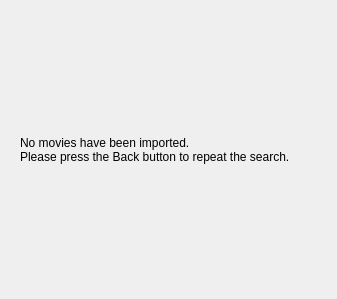
<ui version="4.0" >
 <class>MvdwImportFinalPage</class>
 <widget class="QWidget" name="MvdwImportFinalPage" >
  <property name="geometry" >
   <rect>
    <x>0</x>
    <y>0</y>
    <width>337</width>
    <height>299</height>
   </rect>
  </property>
  <property name="windowTitle" >
   <string>Form</string>
  </property>
  <layout class="QGridLayout" >
   <item row="0" column="0" >
    <widget class="QStackedWidget" name="stack" >
     <property name="currentIndex" >
      <number>0</number>
     </property>
     <widget class="QWidget" name="noResultsPage" >
      <layout class="QGridLayout" >
       <item row="0" column="0" >
        <spacer>
         <property name="orientation" >
          <enum>Qt::Vertical</enum>
         </property>
         <property name="sizeHint" >
          <size>
           <width>20</width>
           <height>40</height>
          </size>
         </property>
        </spacer>
       </item>
       <item row="1" column="0" >
        <widget class="QLabel" name="noResultsLabel" >
         <property name="text" >
          <string>No movies have been imported.
Please press the Back button to repeat the search.</string>
         </property>
         <property name="wordWrap" >
          <bool>true</bool>
         </property>
        </widget>
       </item>
       <item row="2" column="0" >
        <spacer>
         <property name="orientation" >
          <enum>Qt::Vertical</enum>
         </property>
         <property name="sizeHint" >
          <size>
           <width>20</width>
           <height>40</height>
          </size>
         </property>
        </spacer>
       </item>
      </layout>
     </widget>
     <widget class="QWidget" name="resultsPage" >
      <layout class="QGridLayout" >
       <item row="0" column="0" colspan="3" >
        <widget class="QLabel" name="currentResultLabel" >
         <property name="text" >
          <string>&lt;html>&lt;head>&lt;meta name="qrichtext" content="1" />&lt;style type="text/css">
p, li { white-space: pre-wrap; }
&lt;/style>&lt;/head>&lt;body style=" font-family:'Sans Serif'; font-size:9pt; font-weight:400; font-style:normal;">
&lt;p style=" margin-top:0px; margin-bottom:0px; margin-left:0px; margin-right:0px; -qt-block-indent:0; text-indent:0px;">&lt;span style=" font-weight:600;">Now showing:&lt;/span>&lt;/p>&lt;/body>&lt;/html></string>
         </property>
        </widget>
       </item>
       <item row="2" column="0" colspan="2" >
        <widget class="QCheckBox" name="importResult" >
         <property name="text" >
          <string>Import this movie</string>
         </property>
         <property name="checked" >
          <bool>true</bool>
         </property>
        </widget>
       </item>
       <item row="3" column="0" colspan="3" >
        <widget class="QFrame" name="resultContainer" >
         <property name="sizePolicy" >
          <sizepolicy vsizetype="Expanding" hsizetype="Expanding" >
           <horstretch>0</horstretch>
           <verstretch>0</verstretch>
          </sizepolicy>
         </property>
         <property name="frameShape" >
          <enum>QFrame::StyledPanel</enum>
         </property>
         <property name="frameShadow" >
          <enum>QFrame::Raised</enum>
         </property>
        </widget>
       </item>
       <item row="4" column="0" >
        <widget class="QLabel" name="previousResult" >
         <property name="toolTip" >
          <string>Shows the details for the previous movie that has been selected for import</string>
         </property>
         <property name="text" >
          <string>&lt;a href="movida://result/previous">Previus movie&lt;/a></string>
         </property>
        </widget>
       </item>
       <item row="4" column="1" >
        <spacer>
         <property name="orientation" >
          <enum>Qt::Horizontal</enum>
         </property>
         <property name="sizeHint" >
          <size>
           <width>161</width>
           <height>20</height>
          </size>
         </property>
        </spacer>
       </item>
       <item row="4" column="2" >
        <widget class="QLabel" name="nextResult" >
         <property name="toolTip" >
          <string>Shows the details for the next movie that has been selected for import</string>
         </property>
         <property name="text" >
          <string>&lt;a href="movida://result/next">Next movie&lt;/a></string>
         </property>
        </widget>
       </item>
       <item row="1" column="0" >
        <spacer>
         <property name="orientation" >
          <enum>Qt::Vertical</enum>
         </property>
         <property name="sizeType" >
          <enum>QSizePolicy::Fixed</enum>
         </property>
         <property name="sizeHint" >
          <size>
           <width>20</width>
           <height>10</height>
          </size>
         </property>
        </spacer>
       </item>
      </layout>
     </widget>
    </widget>
   </item>
  </layout>
 </widget>
 <resources/>
 <connections/>
</ui>
